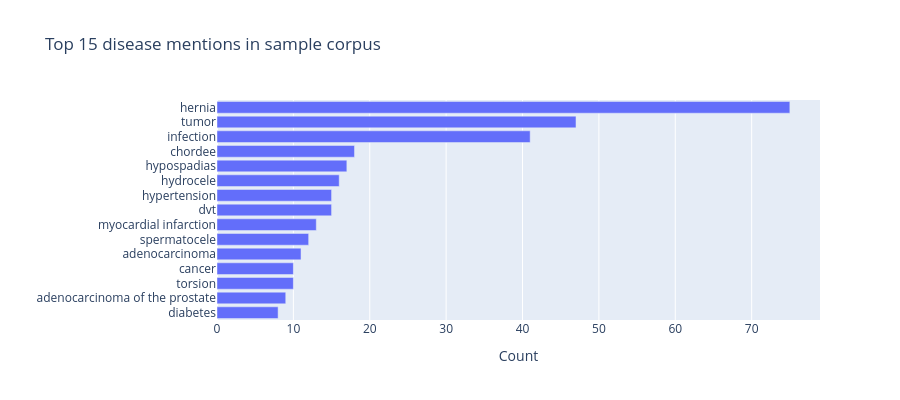

Source (notebook cell):
### Code cell
# Top 15 diseases
diseases = [e.text.lower() for e in all_entities if e.label == 'DISEASE']
top_diseases = Counter(diseases).most_common(15)

fig = px.bar(
    x=[c for _, c in top_diseases],
    y=[t for t, _ in top_diseases],
    orientation='h',
    title='Top 15 disease mentions in sample corpus',
    labels={'x': 'Count', 'y': ''},
)
fig.update_layout(yaxis={'autorange': 'reversed'}, height=400)
fig.show()

### Figure 1 — Plotly figure (JSON) as saved in the notebook; plotly's stock layout.template omitted (floating-point values rounded to 4 significant figures)
{"data": [{"hovertemplate": "Count=%{x}<br>=%{y}<extra></extra>", "legendgroup": "", "marker": {"color": "#636efa", "pattern": {"shape": ""}}, "name": "", "orientation": "h", "showlegend": false, "textposition": "auto", "type": "bar", "x": [75, 47, 41, 18, 17, 16, 15, 15, 13, 12, 11, 10, 10, 9, 8], "xaxis": "x", "y": ["hernia", "tumor", "infection", "chordee", "hypospadias", "hydrocele", "hypertension", "dvt", "myocardial infarction", "spermatocele", "adenocarcinoma", "cancer", "torsion", "adenocarcinoma of the prostate", "diabetes"], "yaxis": "y"}], "layout": {"barmode": "relative", "height": 400, "legend": {"tracegroupgap": 0}, "title": {"text": "Top 15 disease mentions in sample corpus"}, "xaxis": {"anchor": "y", "domain": [0, 1], "title": {"text": "Count"}}, "yaxis": {"anchor": "x", "autorange": "reversed", "domain": [0, 1], "title": {"text": ""}}}}
